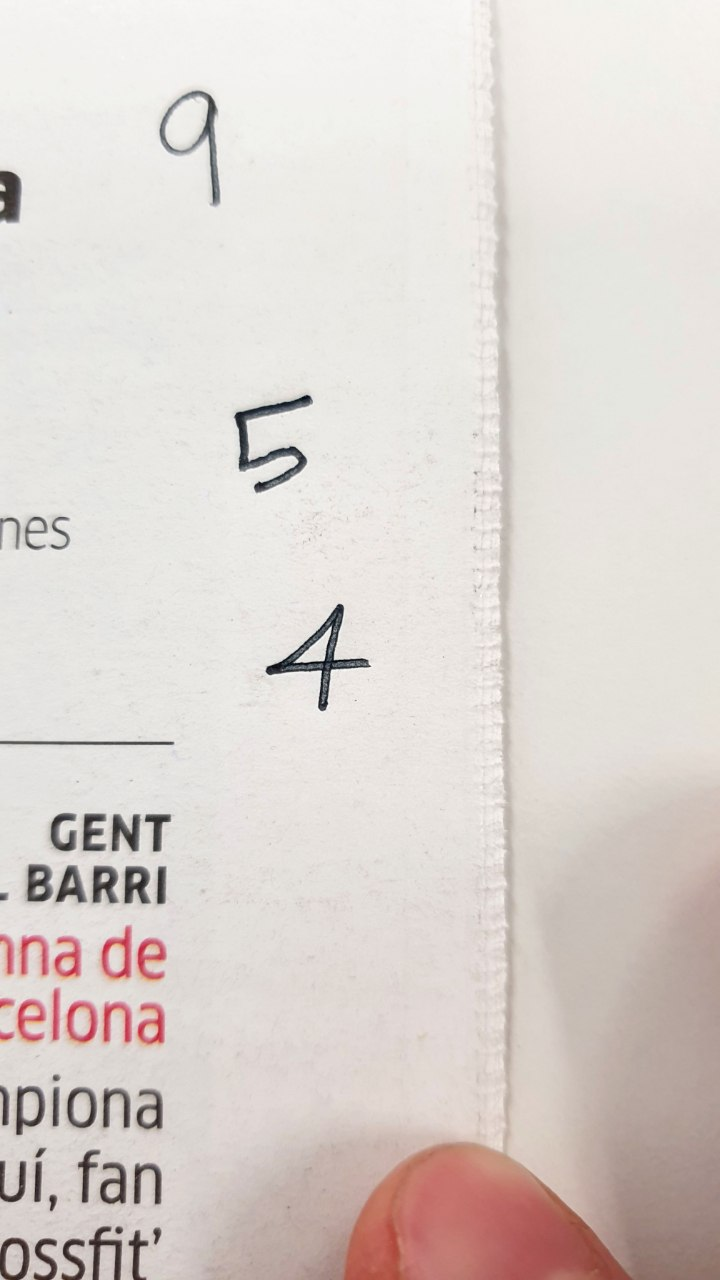
#> input picture img/54.jpeg, 720 x 1280 px
$ jupyter execute --allow-errors 'Project - Handwrite recognition.ipynb'   (shell and % lines are left out)
#> lines starting #> are read from the running program, lines starting #| are printed output that depends on the picture; after the words box and inside, x2 and y2 are one past the last pixel; in counts of white or black regions, pixels touching at a corner belong together
## Importar una imatge, identificar el numero i printarlo

[cell 1]
import cv2
import numpy as np
import matplotlib.pyplot as plt

#MNIST dataset

## Helper functions

[cell 2]
def showImg(img,title = '',plot=True,figs=(5,5)):
    img_rgb = cv2.cvtColor(img,cv2.COLOR_BGR2RGB)
    if plot:
        plt.figure(figsize=figs)
        plt.title(title)
        plt.imshow(img_rgb)
    return img_rgb

def showGrayScaleImg(img,title = '',figs=(5,5)):
    plt.figure(figsize= figs)
    plt.title(title)
    plt.imshow(img,cmap='gray')

[cell 3]
image = cv2.imread("img/54.jpeg")
#> image is the input picture: shape (1280, 720, 3); mean B, G, R 208.1, 212.6, 220.5

showImg(image, "Original image");

## Fem un crop de la zona:

[cell 4]
image = cv2.imread("img/54.jpeg")


image = image[570:750,250:400]
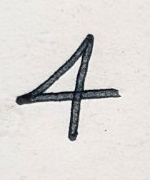
#> image: shape (180, 150, 3); mean B, G, R 213.4, 216.3, 219.5


showImg(image, "Original image");

## La pasamos a GRIS

[cell 5]
image = cv2.cvtColor(image, cv2.COLOR_BGR2GRAY)
#> image: shape (180, 150)

### Aplicamos un threshold

[cell 6]
threshold = 170
max_value = 255

[cell 7]
ret1, thres1 = cv2.threshold(image, threshold,max_value,cv2.THRESH_BINARY)
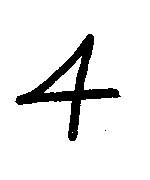
#> thres1: shape (180, 150); 91.2% white; 2 black regions (1 under 20 px), largest, box (x1, y1, x2, y2) and area: (15, 34, 121, 141) 2372
#> ret1 = 170
ret2, thres_binary_inverted = cv2.threshold(image, threshold,max_value,cv2.THRESH_BINARY_INV)
#> ret2 = 170
ret3, thres3 = cv2.threshold(image, threshold,max_value,cv2.THRESH_TRUNC)
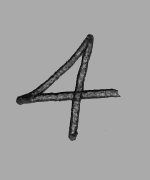
#> thres3: shape (180, 150); min 1, max 170, mean 161.5
#> ret3 = 170
ret4, thres4 = cv2.threshold(image, threshold,max_value,cv2.THRESH_TOZERO)
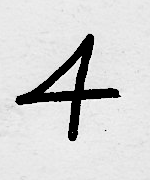
#> thres4: shape (180, 150); min 0, max 254, mean 210.5
#> ret4 = 170
ret5, thres5 = cv2.threshold(image, threshold,max_value,cv2.THRESH_TOZERO_INV)
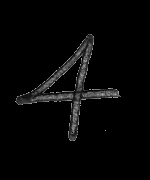
#> thres5: shape (180, 150); min 0, max 170, mean 6.4
#> ret5 = 170

[cell 8]
titles = ["Original","Binary","Binary Inv", "Trunc","Tozero", "Tozero inv"]
images = [image, thres1, thres_binary_inverted, thres3, thres4, thres5]

for i in range(6):
    showGrayScaleImg(images[i],titles[i]);

[cell 9]
thres_binary_inverted.shape
#> Out = (180, 150)

## Change the size to (25,25)

[cell 10]
#Coordinades dels 4 corners
points_A = np.float32([[0,0],[150,0],[0,180],[150,180]])

#Coordinades = 25,25
points_B = np.float32([[0,0],[28,0],[0,28],[28,28]])

# Creem la matriu de la perspectiva
M = cv2.getPerspectiveTransform(points_A,points_B)


warped = cv2.warpPerspective(thres_binary_inverted, M, (28,28))
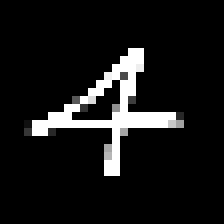
#> warped: shape (28, 28) (shown 8 times larger); min 0, max 255, mean 22.6

#showGrayScaleImg(M);
showGrayScaleImg(warped);

[cell 11]
print("Previous:" , warped.shape)
#| Previous: (28, 28)

#warped_reshape = thres_binary_inverted.reshape(thres_binary_inverted, 28, 28, 1)

warped_reshape  = cv2.resize(thres_binary_inverted,(28,28),interpolation = cv2.INTER_AREA )
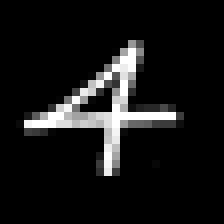
#> warped_reshape: shape (28, 28) (shown 8 times larger); min 0, max 255, mean 22.4
warped_reshape = np.reshape(warped_reshape,(1,28,28,1))

print("After reshape:" , warped_reshape.shape)
#| After reshape: (1, 28, 28, 1)
showGrayScaleImg(warped);

### Download the MNIST Dataset

[cell 12]
import tensorflow as tf
#> (the rest of this cell did not finish here and is left out)

[cell 13]
image_index = 7777
#> (the rest of this cell did not finish here and is left out)

#> (a cell that did not finish here is left out)

#> (a cell that did not finish here is left out)

[cell 16]
# Importing the required Keras modules containing model and layers
from keras.models import Sequential
from keras.layers import Dense, Conv2D, Dropout, Flatten, MaxPooling2D
# Creating a Sequential Model and adding the layers
#> (the rest of this cell did not finish here and is left out)

#> (a cell that did not finish here is left out)

#> (a cell that did not finish here is left out)

## Prediction

#> (a cell that did not finish here is left out)

### Aproximating Contourns

[cell 20]
house = cv2.imread("img/house.jpeg")
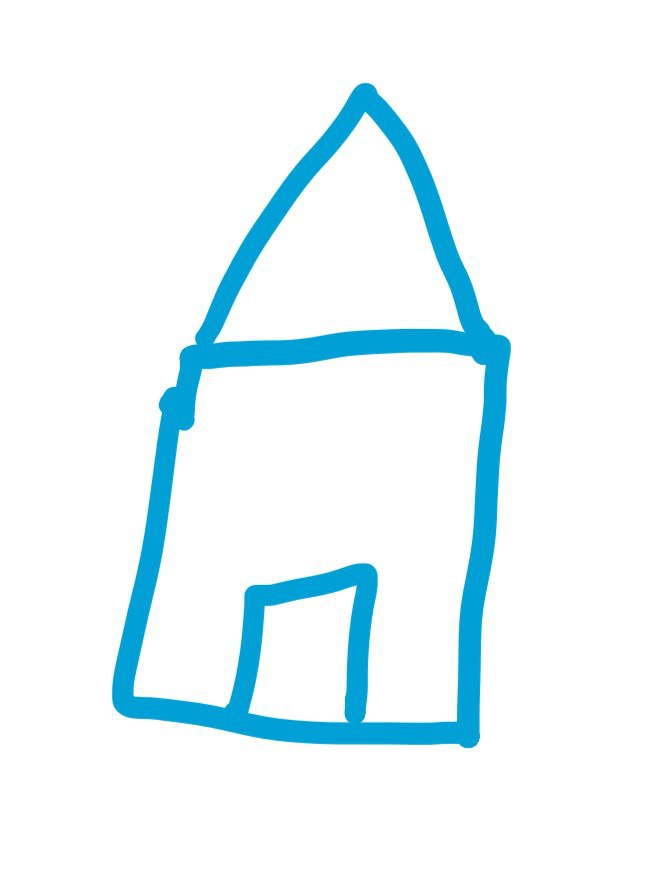
#> input picture Contours/img/house.jpeg, 670 x 884 px, found by its file name
#> house is the input picture: shape (884, 670, 3); mean B, G, R 251, 246.4, 232.6

showImg(house);
